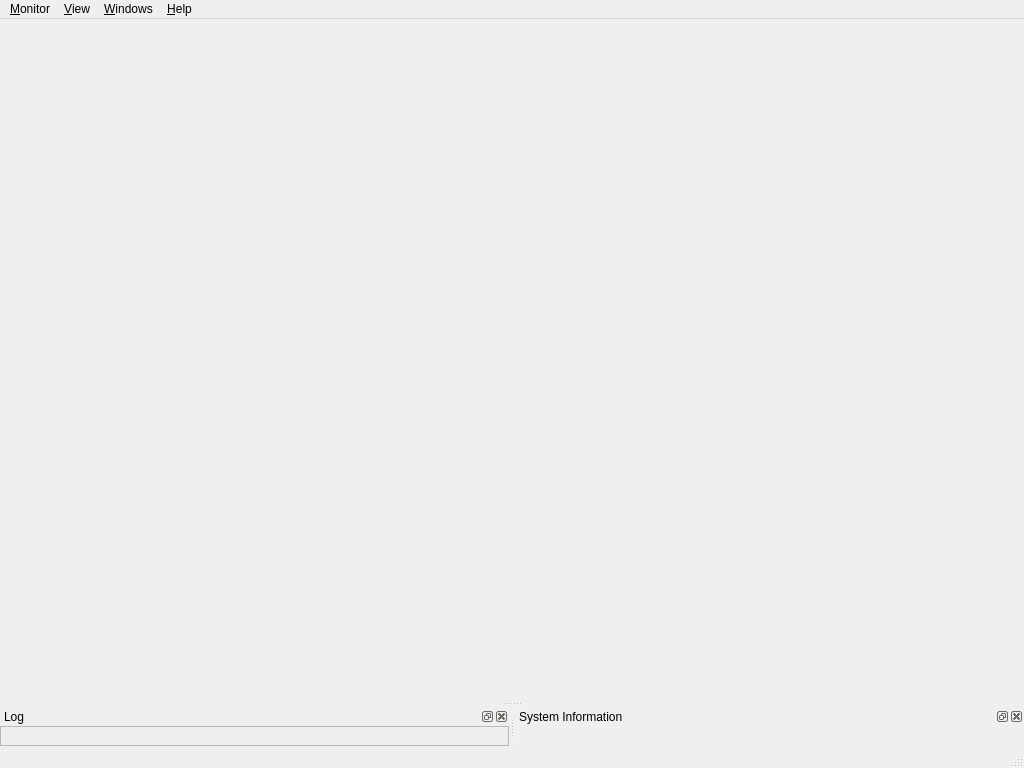
<?xml version="1.0" encoding="UTF-8"?>
<ui version="4.0">
 <class>EcalmonMainWindow</class>
 <widget class="QMainWindow" name="EcalmonMainWindow">
  <property name="geometry">
   <rect>
    <x>0</x>
    <y>0</y>
    <width>1024</width>
    <height>768</height>
   </rect>
  </property>
  <property name="windowTitle">
   <string>eCAL Monitor</string>
  </property>
  <property name="windowIcon">
   <iconset>
    <normaloff>:/ecalmon/APP_ICON</normaloff>:/ecalmon/APP_ICON</iconset>
  </property>
  <property name="dockOptions">
   <set>QMainWindow::DockOption::AllowNestedDocks|QMainWindow::DockOption::AllowTabbedDocks|QMainWindow::DockOption::AnimatedDocks</set>
  </property>
  <widget class="QWidget" name="central_widget"/>
  <widget class="QMenuBar" name="menubar">
   <property name="geometry">
    <rect>
     <x>0</x>
     <y>0</y>
     <width>1024</width>
     <height>33</height>
    </rect>
   </property>
   <widget class="QMenu" name="menu_file">
    <property name="title">
     <string>&amp;Monitor</string>
    </property>
    <widget class="QMenu" name="menu_monitor_refresh_speed">
     <property name="title">
      <string>&amp;Monitor Refresh Speed</string>
     </property>
     <addaction name="action_monitor_refresh_speed_0_5s"/>
     <addaction name="action_monitor_refresh_speed_1s"/>
     <addaction name="action_monitor_refresh_speed_2s"/>
     <addaction name="action_monitor_refresh_speed_5s"/>
     <addaction name="action_monitor_refresh_speed_10s"/>
     <addaction name="separator"/>
     <addaction name="action_monitor_refresh_speed_paused"/>
    </widget>
    <widget class="QMenu" name="menu_poll_frequency">
     <property name="title">
      <string>&amp;Log poll speed</string>
     </property>
     <addaction name="action_log_poll_speed_100hz"/>
     <addaction name="action_log_poll_speed_50hz"/>
     <addaction name="action_log_poll_speed_20hz"/>
     <addaction name="action_log_poll_speed_10hz"/>
     <addaction name="action_log_poll_speed_2hz"/>
     <addaction name="action_log_poll_speed_1hz"/>
     <addaction name="separator"/>
     <addaction name="action_log_poll_speed_paused"/>
    </widget>
    <addaction name="action_monitor_refresh_now"/>
    <addaction name="menu_monitor_refresh_speed"/>
    <addaction name="separator"/>
    <addaction name="action_poll_log_now"/>
    <addaction name="menu_poll_frequency"/>
    <addaction name="action_save_log_as"/>
    <addaction name="action_clear_log"/>
    <addaction name="separator"/>
    <addaction name="action_plugin_settings"/>
    <addaction name="separator"/>
    <addaction name="action_exit"/>
   </widget>
   <widget class="QMenu" name="menu_view">
    <property name="title">
     <string>&amp;View</string>
    </property>
    <addaction name="separator"/>
    <addaction name="separator"/>
   </widget>
   <widget class="QMenu" name="menu_help">
    <property name="title">
     <string>&amp;Help</string>
    </property>
    <addaction name="action_about"/>
    <addaction name="separator"/>
    <addaction name="action_licenses"/>
   </widget>
   <widget class="QMenu" name="menu_windows">
    <property name="title">
     <string>&amp;Windows</string>
    </property>
   </widget>
   <addaction name="menu_file"/>
   <addaction name="menu_view"/>
   <addaction name="menu_windows"/>
   <addaction name="menu_help"/>
  </widget>
  <widget class="QStatusBar" name="statusbar"/>
  <widget class="QDockWidget" name="logging_dockwidget">
   <property name="windowTitle">
    <string>Log</string>
   </property>
   <attribute name="dockWidgetArea">
    <number>8</number>
   </attribute>
   <widget class="QWidget" name="logging_dockwidget_content">
    <layout class="QVBoxLayout" name="verticalLayout">
     <property name="leftMargin">
      <number>0</number>
     </property>
     <property name="topMargin">
      <number>0</number>
     </property>
     <property name="rightMargin">
      <number>0</number>
     </property>
     <property name="bottomMargin">
      <number>0</number>
     </property>
     <item>
      <widget class="QFrame" name="logging_dockwidget_content_frame">
       <property name="frameShape">
        <enum>QFrame::Shape::StyledPanel</enum>
       </property>
       <property name="frameShadow">
        <enum>QFrame::Shadow::Plain</enum>
       </property>
       <layout class="QVBoxLayout" name="logging_dockwidget_content_frame_layout"/>
      </widget>
     </item>
    </layout>
   </widget>
  </widget>
  <widget class="QDockWidget" name="system_information_dockwidget">
   <property name="windowTitle">
    <string>System Information</string>
   </property>
   <attribute name="dockWidgetArea">
    <number>8</number>
   </attribute>
   <widget class="QWidget" name="system_information_dockwidget_content">
    <layout class="QVBoxLayout" name="verticalLayout_6">
     <property name="leftMargin">
      <number>0</number>
     </property>
     <property name="topMargin">
      <number>0</number>
     </property>
     <property name="rightMargin">
      <number>0</number>
     </property>
     <property name="bottomMargin">
      <number>0</number>
     </property>
     <item>
      <widget class="QFrame" name="system_information_dockwidget_content_frame">
       <property name="frameShape">
        <enum>QFrame::Shape::NoFrame</enum>
       </property>
       <property name="frameShadow">
        <enum>QFrame::Shadow::Plain</enum>
       </property>
       <layout class="QVBoxLayout" name="system_information_dockwidget_content_frame_layout">
        <property name="leftMargin">
         <number>0</number>
        </property>
        <property name="topMargin">
         <number>0</number>
        </property>
        <property name="rightMargin">
         <number>0</number>
        </property>
        <property name="bottomMargin">
         <number>0</number>
        </property>
       </layout>
      </widget>
     </item>
    </layout>
   </widget>
  </widget>
  <action name="action_exit">
   <property name="icon">
    <iconset resource="../../../iconset/ecalicons.qrc">
     <normaloff>:/ecalicons/EXIT</normaloff>:/ecalicons/EXIT</iconset>
   </property>
   <property name="text">
    <string>&amp;Exit</string>
   </property>
   <property name="shortcut">
    <string>Ctrl+Q</string>
   </property>
  </action>
  <action name="action_clear_log">
   <property name="icon">
    <iconset resource="../../../iconset/ecalicons.qrc">
     <normaloff>:/ecalicons/CLEAR</normaloff>:/ecalicons/CLEAR</iconset>
   </property>
   <property name="text">
    <string>&amp;Clear Log</string>
   </property>
  </action>
  <action name="action_reset_layout">
   <property name="text">
    <string>&amp;Reset Layout</string>
   </property>
  </action>
  <action name="action_alternating_row_colors">
   <property name="checkable">
    <bool>true</bool>
   </property>
   <property name="checked">
    <bool>true</bool>
   </property>
   <property name="text">
    <string>&amp;Alternating row colors</string>
   </property>
  </action>
  <action name="actionDocumentation">
   <property name="text">
    <string>&amp;Documentation...</string>
   </property>
  </action>
  <action name="action_about">
   <property name="icon">
    <iconset resource="../../../iconset/ecalicons.qrc">
     <normaloff>:/ecalicons/INFO</normaloff>:/ecalicons/INFO</iconset>
   </property>
   <property name="text">
    <string>&amp;About...</string>
   </property>
   <property name="shortcut">
    <string>F1</string>
   </property>
  </action>
  <action name="action_licenses">
   <property name="text">
    <string>&amp;Licenses...</string>
   </property>
  </action>
  <action name="action_monitor_refresh_now">
   <property name="icon">
    <iconset resource="../../../iconset/ecalicons.qrc">
     <normaloff>:/ecalicons/UPDATE</normaloff>:/ecalicons/UPDATE</iconset>
   </property>
   <property name="text">
    <string>&amp;Refresh monitor now</string>
   </property>
   <property name="shortcut">
    <string>F5</string>
   </property>
  </action>
  <action name="action_monitor_refresh_speed_0_5s">
   <property name="checkable">
    <bool>true</bool>
   </property>
   <property name="text">
    <string>0.5 sec</string>
   </property>
  </action>
  <action name="action_monitor_refresh_speed_1s">
   <property name="checkable">
    <bool>true</bool>
   </property>
   <property name="text">
    <string>1 sec</string>
   </property>
  </action>
  <action name="action_monitor_refresh_speed_2s">
   <property name="checkable">
    <bool>true</bool>
   </property>
   <property name="text">
    <string>2 sec</string>
   </property>
  </action>
  <action name="action_monitor_refresh_speed_5s">
   <property name="checkable">
    <bool>true</bool>
   </property>
   <property name="text">
    <string>5 sec</string>
   </property>
  </action>
  <action name="action_monitor_refresh_speed_10s">
   <property name="checkable">
    <bool>true</bool>
   </property>
   <property name="text">
    <string>10 sec</string>
   </property>
  </action>
  <action name="action_monitor_refresh_speed_paused">
   <property name="checkable">
    <bool>true</bool>
   </property>
   <property name="text">
    <string>Paused</string>
   </property>
  </action>
  <action name="action_poll_log_now">
   <property name="icon">
    <iconset resource="../../../iconset/ecalicons.qrc">
     <normaloff>:/ecalicons/UPDATE</normaloff>:/ecalicons/UPDATE</iconset>
   </property>
   <property name="text">
    <string>&amp;Poll log now</string>
   </property>
   <property name="shortcut">
    <string>F6</string>
   </property>
  </action>
  <action name="action_log_poll_speed_100hz">
   <property name="checkable">
    <bool>true</bool>
   </property>
   <property name="text">
    <string>100 Hz</string>
   </property>
  </action>
  <action name="action_log_poll_speed_50hz">
   <property name="checkable">
    <bool>true</bool>
   </property>
   <property name="text">
    <string>50 Hz</string>
   </property>
  </action>
  <action name="action_log_poll_speed_20hz">
   <property name="checkable">
    <bool>true</bool>
   </property>
   <property name="text">
    <string>20 Hz</string>
   </property>
  </action>
  <action name="action_log_poll_speed_10hz">
   <property name="checkable">
    <bool>true</bool>
   </property>
   <property name="text">
    <string>10 Hz</string>
   </property>
  </action>
  <action name="action_log_poll_speed_2hz">
   <property name="checkable">
    <bool>true</bool>
   </property>
   <property name="text">
    <string>2 Hz</string>
   </property>
  </action>
  <action name="action_log_poll_speed_paused">
   <property name="checkable">
    <bool>true</bool>
   </property>
   <property name="text">
    <string>Paused</string>
   </property>
  </action>
  <action name="action_save_log_as">
   <property name="icon">
    <iconset resource="../../../iconset/ecalicons.qrc">
     <normaloff>:/ecalicons/SAVE_AS</normaloff>:/ecalicons/SAVE_AS</iconset>
   </property>
   <property name="text">
    <string>&amp;Save log as...</string>
   </property>
  </action>
  <action name="action_log_poll_speed_1hz">
   <property name="checkable">
    <bool>true</bool>
   </property>
   <property name="text">
    <string>1 Hz</string>
   </property>
  </action>
  <action name="action_show_parsed_times">
   <property name="checkable">
    <bool>true</bool>
   </property>
   <property name="checked">
    <bool>true</bool>
   </property>
   <property name="text">
    <string>&amp;Show times as date</string>
   </property>
  </action>
  <action name="action_plugin_settings">
   <property name="text">
    <string>Pl&amp;ugin settings...</string>
   </property>
  </action>
  <action name="action_npcap_status">
   <property name="text">
    <string>&amp;Npcap status...</string>
   </property>
  </action>
  <action name="action_theme_default">
   <property name="checkable">
    <bool>true</bool>
   </property>
   <property name="checked">
    <bool>true</bool>
   </property>
   <property name="text">
    <string>Default</string>
   </property>
  </action>
  <action name="action_theme_dark">
   <property name="checkable">
    <bool>true</bool>
   </property>
   <property name="text">
    <string>Dark</string>
   </property>
  </action>
  <action name="action_export_snapshot">
   <property name="text">
    <string>Show raw monitoring &amp;data...</string>
   </property>
  </action>
 </widget>
 <resources>
  <include location="../../../iconset/ecalicons.qrc"/>
 </resources>
 <connections/>
</ui>
